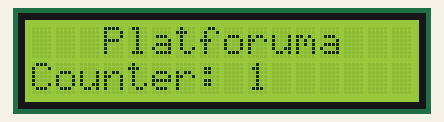
Bench run of a sketch on a simulated Arduino Uno, built with avr-gcc and run on an emulated ATmega328P. On the bench: 16×2 character LCD.

Above: at 0.1 s.
At 0.7 s:
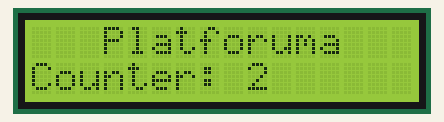
At 1.2 s:
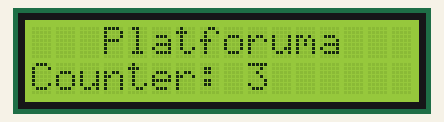
At 2.2 s:
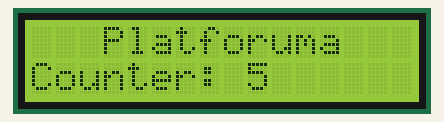
At 3.3 s:
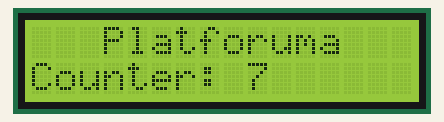
At 4.9 s:
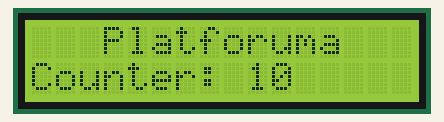

The sketch:

i2c_tuto.ino
```cpp
#include <Wire.h>
#include <LiquidCrystal_I2C.h>

// Address,EN,RW , RS, D4,D5,D6,D7,BackLight,BL_Polarity
LiquidCrystal_I2C lcd2(0x27, 2, 1, 0, 4, 5, 6, 7, 3, POSITIVE);

void setup() {
  lcd2.begin(16, 2);
}

void loop() {
  for (int i = 1; i <= 10; i++) {
    lcd2.clear();
    lcd2.setCursor(0, 0);
    lcd2.print("   Platforuma");
    lcd2.setCursor(0, 1);
    lcd2.print("Counter: ");
    lcd2.print(i);
    delay(500);
  }
}
```

Measured:
- by itself, everything shown: repeats every 5.3 s, in 10 steps
- what the display in image 1 shows lasts 0.5 s, from 0.6 s to 1.1 s
